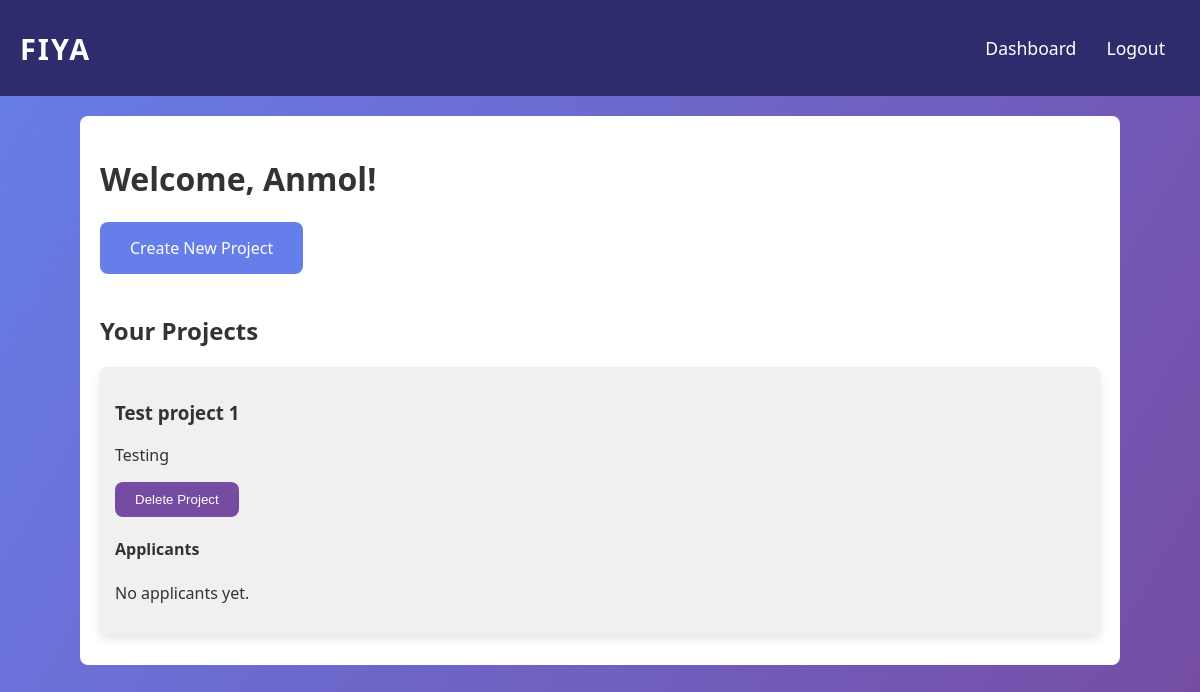
/dashboard (signed in), run on an earlier commit of the app's database.
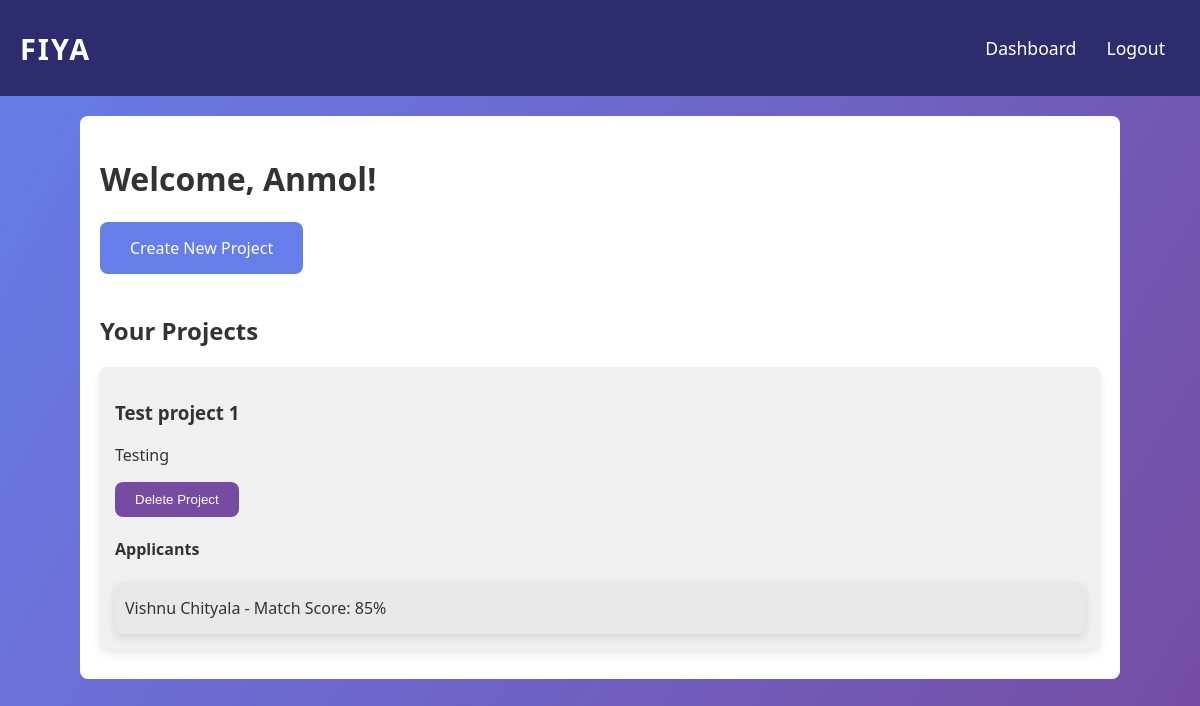
And on a later commit of the database.
### models.py (models this page shows, shortened)
class Project(db.Model):
    id = db.Column(db.Integer, primary_key=True)
    title = db.Column(db.String(100), nullable=False)
    description = db.Column(db.Text, nullable=False)
    created_by = db.Column(db.Integer, db.ForeignKey('user.id'), nullable=False)
    match_score = db.Column(db.Integer, default=0)  # Optional, calculated as needed
    status = db.Column(db.String(50), default='open')  # e.g., 'open', 'closed'
    applications = db.relationship('Application', backref='project', lazy=True)

class User(db.Model, UserMixin):
    id = db.Column(db.Integer, primary_key=True)
    username = db.Column(db.String(100), nullable=False)
    email = db.Column(db.String(100), nullable=False, unique=True)
    password = db.Column(db.String(100), nullable=False)
    role = db.Column(db.String(50), nullable=False)  # 'leader' or 'contributor'
    projects = db.relationship('Project', backref='leader', lazy=True)
    applications = db.relationship('Application', backref='contributor', lazy=True)

### app.py (the view, shortened to what this page needs)
@app.route('/dashboard', methods=['GET'])
@login_required
def dashboard():
    if current_user.role == 'leader':
        projects = Project.query.filter_by(created_by=current_user.id).all()
        project_applications = {}
        for project in projects:
            applications = Application.query.filter_by(project_id=project.id).all()
            applicants = []
            for app in applications:
                contributor = User.query.get(app.contributor_id)
                applicants.append({'username': contributor.username, 'match_score': app.match_score})
            project_applications[project.id] = applicants
        return render_template('dashboard_leader.html', projects=projects, project_applications=project_applications)

### app.py (called while the page is built)
@login_manager.user_loader
def load_user(user_id):
    return User.query.get(int(user_id))

### templates/dashboard_leader.html (shortened to what this page needs)
<!DOCTYPE html>
<html lang="en">
<head>
</head>
<body>
<nav>
  <div class="logo">FIYA</div>
  <ul>
    <li><a href="{{ url_for('dashboard') }}">Dashboard</a></li>
    <li><a href="{{ url_for('logout') }}">Logout</a></li>
  </ul>
</nav>
<div class="dashboard-container">
  <h1>Welcome, {{ current_user.username }}!</h1>
  <a href="{{ url_for('create_project') }}" class="create-project-btn">Create New Project</a>
  <h2>Your Projects</h2>
  {% for project in projects %}
    <div class="project-card">
      <h3>{{ project.title }}</h3>
      <p>{{ project.description }}</p>
      <form action="{{ url_for('delete_project', project_id=project.id) }}" method="POST">
        <button type="submit">Delete Project</button>
      </form>
      <h4>Applicants</h4>
      {% if project_applications[project.id] %}
        <div class="applicant-list">
          {% for applicant in project_applications[project.id] %}
            <p>{{ applicant.username }} - Match Score: {{ applicant.match_score }}%</p>
          {% endfor %}
        </div>
      {% else %}
        <p>No applicants yet.</p>
      {% endif %}
    </div>
  {% endfor %}
</div>
</body>
</html>

What changed in the data, as far as the page shows it:
shown differently, row unchanged: Project "Test project 1": no longer shows "No applicants yet."
added User: username "Vishnu Chityala", match_score "85"
